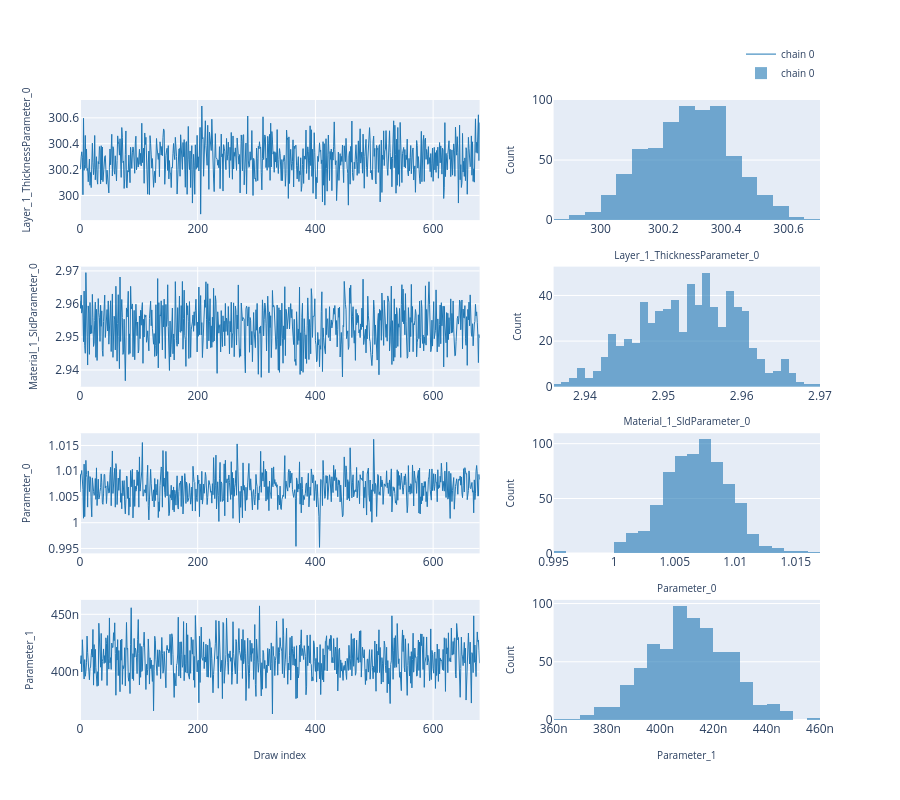

Here is the notebook cell this chart was saved with:
### Code cell
# ---- Trace plot -------------------------------------------------------------
# Per-chain trace (left column) and marginal histogram (right column).
# Mirrors the "Traces" sub-tab in the EasyReflectometryApp.

fig = plot_trace(posterior.draws, posterior.param_names, return_figure=True)
fig.show()

### Figure 1 — Plotly figure (JSON) as saved in the notebook; plotly's stock layout.template omitted (floating-point values rounded to 4 significant figures; data arrays with more than 128 entries replaced by an {"elided": "..."} marker saying what was removed)
{"data": [{"legendgroup": "chain 0", "line": {"color": "#1f77b4", "width": 1}, "mode": "lines", "name": "chain 0", "showlegend": true, "type": "scatter", "xaxis": "x", "y": {"elided": "680 float values"}, "yaxis": "y"}, {"legendgroup": "chain 0", "marker": {"color": "#1f77b4"}, "name": "chain 0", "nbinsx": 40, "opacity": 0.6, "showlegend": true, "type": "histogram", "x": {"elided": "680 float values"}, "xaxis": "x2", "yaxis": "y2"}, {"legendgroup": "chain 0", "line": {"color": "#1f77b4", "width": 1}, "mode": "lines", "name": "chain 0", "showlegend": false, "type": "scatter", "xaxis": "x3", "y": {"elided": "680 float values"}, "yaxis": "y3"}, {"legendgroup": "chain 0", "marker": {"color": "#1f77b4"}, "name": "chain 0", "nbinsx": 40, "opacity": 0.6, "showlegend": false, "type": "histogram", "x": {"elided": "680 float values"}, "xaxis": "x4", "yaxis": "y4"}, {"legendgroup": "chain 0", "line": {"color": "#1f77b4", "width": 1}, "mode": "lines", "name": "chain 0", "showlegend": false, "type": "scatter", "xaxis": "x5", "y": {"elided": "680 float values"}, "yaxis": "y5"}, {"legendgroup": "chain 0", "marker": {"color": "#1f77b4"}, "name": "chain 0", "nbinsx": 40, "opacity": 0.6, "showlegend": false, "type": "histogram", "x": {"elided": "680 float values"}, "xaxis": "x6", "yaxis": "y6"}, {"legendgroup": "chain 0", "line": {"color": "#1f77b4", "width": 1}, "mode": "lines", "name": "chain 0", "showlegend": false, "type": "scatter", "xaxis": "x7", "y": {"elided": "680 float values"}, "yaxis": "y7"}, {"legendgroup": "chain 0", "marker": {"color": "#1f77b4"}, "name": "chain 0", "nbinsx": 40, "opacity": 0.6, "showlegend": false, "type": "histogram", "x": {"elided": "680 float values"}, "xaxis": "x8", "yaxis": "y8"}], "layout": {"barmode": "overlay", "height": 800, "legend": {"font": {"size": 10}, "orientation": "h", "x": 1, "xanchor": "right", "y": 1.02, "yanchor": "bottom"}, "xaxis": {"anchor": "y", "domain": [0.0, 0.54]}, "xaxis2": {"anchor": "y2", "domain": [0.64, 1.0], "title": {"font": {"size": 10}, "text": "Layer_1_ThicknessParameter_0"}}, "xaxis3": {"anchor": "y3", "domain": [0.0, 0.54]}, "xaxis4": {"anchor": "y4", "domain": [0.64, 1.0], "title": {"font": {"size": 10}, "text": "Material_1_SldParameter_0"}}, "xaxis5": {"anchor": "y5", "domain": [0.0, 0.54]}, "xaxis6": {"anchor": "y6", "domain": [0.64, 1.0], "title": {"font": {"size": 10}, "text": "Parameter_0"}}, "xaxis7": {"anchor": "y7", "domain": [0.0, 0.54], "title": {"font": {"size": 10}, "text": "Draw index"}}, "xaxis8": {"anchor": "y8", "domain": [0.64, 1.0], "title": {"font": {"size": 10}, "text": "Parameter_1"}}, "yaxis": {"anchor": "x", "domain": [0.8063, 1.0], "title": {"font": {"size": 10}, "text": "Layer_1_ThicknessParameter_0"}}, "yaxis2": {"anchor": "x2", "domain": [0.8063, 1.0], "title": {"font": {"size": 10}, "text": "Count"}}, "yaxis3": {"anchor": "x3", "domain": [0.5375, 0.7312], "title": {"font": {"size": 10}, "text": "Material_1_SldParameter_0"}}, "yaxis4": {"anchor": "x4", "domain": [0.5375, 0.7312], "title": {"font": {"size": 10}, "text": "Count"}}, "yaxis5": {"anchor": "x5", "domain": [0.2687, 0.4625], "title": {"font": {"size": 10}, "text": "Parameter_0"}}, "yaxis6": {"anchor": "x6", "domain": [0.2687, 0.4625], "title": {"font": {"size": 10}, "text": "Count"}}, "yaxis7": {"anchor": "x7", "domain": [0.0, 0.1938], "title": {"font": {"size": 10}, "text": "Parameter_1"}}, "yaxis8": {"anchor": "x8", "domain": [0.0, 0.1938], "title": {"font": {"size": 10}, "text": "Count"}}}}
